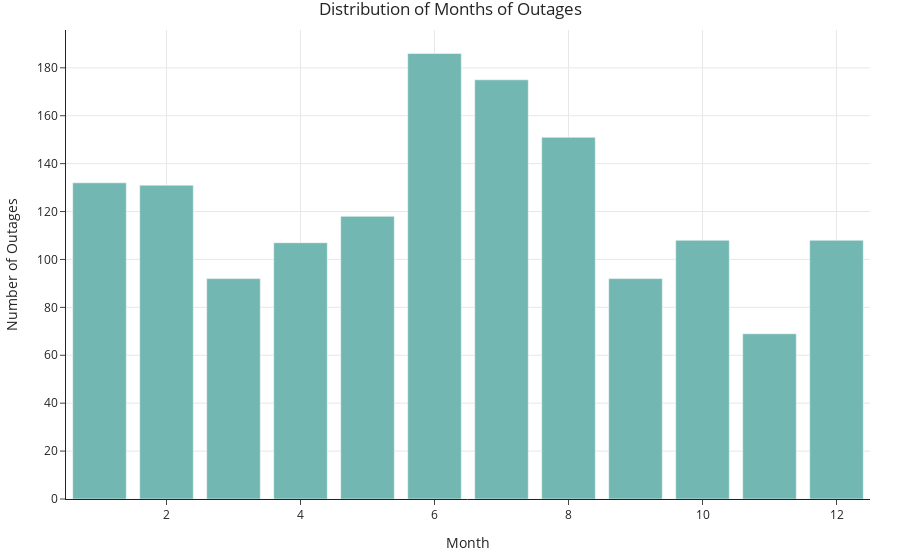

The notebook cell saved with this chart:
### Code cell
month_counts = outages['MONTH'].value_counts().reset_index()
month_counts.columns = ['MONTH', 'count']

fig = px.bar(
    month_counts.sort_values(by='count', ascending=False),
    x='MONTH',
    y='count',
    title='Distribution of Months of Outages',
    labels={'count': 'Number of Outages', 'MONTH': 'Month'},
    color_discrete_sequence=['#72B7B2']
)

fig.update_layout(
    coloraxis_showscale=False
)

fig.show()

### Figure 1 — Plotly figure (JSON) as saved in the notebook; plotly's stock layout.template omitted (floating-point values rounded to 4 significant figures)
{"data": [{"alignmentgroup": "True", "hovertemplate": "Month=%{x}<br>Number of Outages=%{y}<extra></extra>", "legendgroup": "", "marker": {"color": "#72B7B2", "pattern": {"shape": ""}}, "name": "", "offsetgroup": "", "orientation": "v", "showlegend": false, "textposition": "auto", "type": "bar", "x": [6, 7, 8, 1, 2, 5, 10, 12, 4, 3, 9, 11], "xaxis": "x", "y": [186, 175, 151, 132, 131, 118, 108, 108, 107, 92, 92, 69], "yaxis": "y"}], "layout": {"barmode": "relative", "coloraxis": {"showscale": false}, "legend": {"tracegroupgap": 0}, "title": {"text": "Distribution of Months of Outages"}, "xaxis": {"anchor": "y", "domain": [0, 1], "title": {"text": "Month"}}, "yaxis": {"anchor": "x", "domain": [0, 1], "title": {"text": "Number of Outages"}}}}
